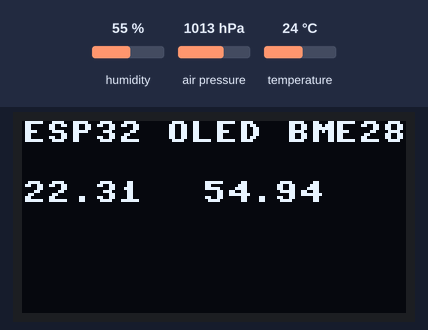
Bench run of a program on a simulated ESP32 board running MicroPython. Parts: 128×64 one-colour display. Inputs (shaded band) come from the test bench; at power-on: humidity 55 %, air pressure 1013 hPa, temperature 24 °C. Random numbers come from a fixed seed; no radio messages arrive unless stated (any console line starting 'radio sent:' is added by the test bench); the clock reads 2024-03-15 10:24:30 at power-on unless the program sets it; library files of the repository ran but are not shown: BME280.py, ssd1306.py, ulora.py; what the program prints to the serial console is not drawn.

Above: at 0.6 s.

The program:

main.py
```python
from cayennelpp import CayenneLPP
import utime, time
import machine
import BME280
import ssd1306
from machine import SoftI2C,SoftSPI
from ulora import TTN, uLoRa
from time import sleep

#led = machine.Pin(5, machine.Pin.OUT)
#led.value(1)
# Refer to device pinout / schematics diagrams for pin details
# heltec

# init ic2 object
i2c = SoftI2C(scl=machine.Pin(15), sda=machine.Pin(4))  # heltec 5/4

oled_width = 128
oled_height = 64
oled = ssd1306.SSD1306_I2C(oled_width, oled_height, i2c)

LORA_CS = const(18)
LORA_SCK = const(5)
LORA_MOSI = const(27)
LORA_MISO = const(19)
LORA_IRQ = const(26)
LORA_RST = const(14)
LORA_DATARATE = "SF12BW125"  # Choose from several available

# From TTN console for device
DEVADDR = bytearray([0x00, 0x00, 0x00, 0x6E])
NWKEY = bytearray([0x00, 0x00, 0x00, 0x2B, 0x7E, 0x15, 0x16, 0xA6, 0x09, 0xCF, 0xAB, 0xF7, 0x15, 0x88, 0x4F, 0x3C])
APP = bytearray([0x00, 0x00, 0x00, 0x2B, 0x7E, 0x15, 0xD2, 0xA6, 0xAB, 0xF7, 0xCF, 0x4F, 0x3C, 0x15, 0x88, 0x09])


TTN_CONFIG = TTN(DEVADDR, NWKEY, APP, country="AS")

FPORT = 1

lora = uLoRa(
    cs=LORA_CS,
    sck=LORA_SCK,
    mosi=LORA_MOSI,
    miso=LORA_MISO,
    irq=LORA_IRQ,
    rst=LORA_RST,
    ttn_config=TTN_CONFIG,
    datarate=LORA_DATARATE,
    fport=FPORT
)
# SENSOR
temp = 0
pres = 0
hum = 0

counter = 0

while True:
    bme = BME280.BME280(i2c=i2c)
    temp = bme.temperature
    hum = bme.humidity
    pres = bme.pressure
    print(temp)
    print(pres)
    print(hum)

    oled.fill(0)
    sleep(.5)
    oled.text('ESP32 OLED BME280', 0, 0)
    oled.text(temp, 0, 20)
    oled.text(hum, 60, 20)
    #oled.text(counter, 0, 40)
    oled.show()

    c = CayenneLPP()
    c.addTemperature(1, float(temp))  # Add temperature read to channel 1
    c.addRelativeHumidity(2, float(hum))  # Add relative humidity read to channel 2
    c.addBarometricPressure(3, float(pres)*100)  # Add another temperature read to channel 3

    data = c.getBuffer()  # Get bytes
    lora.frame_counter = counter
    lora.send_data(data, len(data), lora.frame_counter)
    time.sleep(30)
    counter += 1
```

cayennelpp.py
```python
__author__ = __maintainer__ = "Helder Moreira"
__license__ = "MIT"
__version__ = "1.0.0"

# TYPE: [IPSO OBJ, SIZE(S)]
TYPE = {
    'LPP_DIGITAL_INPUT': [3200, 1],
    'LPP_DIGITAL_OUTPUT': [3201, 1],
    'LPP_ANALOG_INPUT': [3202, 2],
    'LPP_ANALOG_OUTPUT': [3203, 2],
    'LPP_LUMINOSITY': [3301, 2],
    'LPP_PRESENCE': [3302, 1],
    'LPP_TEMPERATURE': [3303, 2],
    'LPP_RELATIVE_HUMIDITY': [3304, 1],
    'LPP_ACCELEROMETER': [3313, (2, 2, 2)],
    'LPP_BAROMETRIC_PRESSURE': [3315, 2],
    'LPP_GYROMETER': [3334, (2, 2, 2)],
    'LPP_GPS': [3336, (3, 3, 3)],
}


def to_bytes(value, size):
    if value > pow(2, 8 * size):
        raise OverflowError('int too big to convert')
    b = bytearray()
    for i in range(size - 1, -1, -1):
        b.append((value >> (i * 8)) & 0x00ff)
    return b


class CayenneLPP(object):
    def __init__(self, maxsize=0):
        self._maxsize = maxsize
        self.reset()

    def _add_to_buffer(self, dtype, channel, *value):
        try:
            data_type, data_size = TYPE[dtype]
            if type(data_size) == int:
                data_size = (data_size,)
            temp_buff = bytearray()
            temp_buff.append(channel)
            temp_buff.append(data_type - 3200)

            for i in range(0, len(data_size)):
                # temp_buff+=int(value[i]).to_bytes(data_size[i],'big')  #NOT FULLY IMPLEMENTED IN MICROPYTHON
                temp_buff += to_bytes(int(value[i]), data_size[i])

            assert self._maxsize == 0 or self.getSize() + len(temp_buff) <= self._maxsize
            self._buffer += temp_buff
            return True
        except:
            return False

    def reset(self):
        self._buffer = bytearray()

    def getSize(self):
        return len(self._buffer)

    def getBuffer(self):
        return self._buffer

    def copy(self, buf):
        self._buffer = buf

    def addDigitalInput(self, channel, value):
        return self._add_to_buffer('LPP_DIGITAL_INPUT',
                                   channel,
                                   value)

    def addDigitalOutput(self, channel, value):
        return self._add_to_buffer('LPP_DIGITAL_OUTPUT',
                                   channel,
                                   value)

    def addAnalogInput(self, channel, value):
        return self._add_to_buffer('LPP_ANALOG_INPUT',
                                   channel,
                                   round(value, 2) * 100)

    def addAnalogOutput(self, channel, value):
        return self._add_to_buffer('LPP_ANALOG_OUTPUT',
                                   channel,
                                   round(value, 2) * 100)

    def addLuminosity(self, channel, value):
        return self._add_to_buffer('LPP_LUMINOSITY',
                                   channel,
                                   value)

    def addPresence(self, channel, value):
        return self._add_to_buffer('LPP_PRESENCE',
                                   channel,
                                   value)

    def addTemperature(self, channel, value):
        return self._add_to_buffer('LPP_TEMPERATURE',
                                   channel,
                                   round(value, 1) * 10)

    def addRelativeHumidity(self, channel, value):
        return self._add_to_buffer('LPP_RELATIVE_HUMIDITY',
                                   channel,
                                   round(value * 2))

    def addBarometricPressure(self, channel, value):
        return self._add_to_buffer('LPP_BAROMETRIC_PRESSURE',
                                   channel,
                                   round(value, 1) * 0.1)

    def addAccelerometer(self, channel, x, y, z):
        return self._add_to_buffer('LPP_ACCELEROMETER',
                                   channel,
                                   round(x, 3) * 1000,
                                   round(y, 3) * 1000,
                                   round(z, 3) * 1000)

    def addGyrometer(self, channel, x, y, z):
        return self._add_to_buffer('LPP_BAROMETRIC_PRESSURE',
                                   channel,
                                   round(x, 2) * 100,
                                   round(y, 2) * 100,
                                   round(z, 2) * 100)

    def addGPS(self, channel, latitude, longitude, meters):
        return self._add_to_buffer('LPP_GPS',
                                   channel,
                                   round(latitude, 4) * 10000,
                                   round(longitude, 4) * 10000,
                                   round(meters, 2) * 100)
```

ttn_as.py
```python
# (licence header left out)
"""
`ttn_as.py`
======================================================
AS920 The Things Network Frequency Plans
* Author(s): Brent Rubell


TTN_FREQS = {0: (0xe6, 0xCC, 0xF4), # 868.1 MHz
             1: (0xe6, 0xD9, 0xC0), # 868.3 MHz
             2: (0xe6, 0x8C, 0xF3), # 863.5 MHz
             3: (0xe6, 0x99, 0xC0), # 867.1 MHz
             4: (0xe6, 0xA6, 0x8D), # 867.3 MHz
             5: (0xe6, 0xB3, 0x5A), # 867.5 MHz
             6: (0xe6, 0xC0, 0x27), # 867.7 MHz
             7: (0xe6, 0x80, 0x27)} # 867.9 MHz

TTN_FREQS = {0: (0xe6, 0xCC, 0xF4), # 868.1 MHz  (923.2 Mhz)
             1: (0xe6, 0xD9, 0xC0), # 868.3 MHz  (923.4 Mhz)
             2: (0xe6, 0x8C, 0xF3), # 863.5 MHz  (922.2 Mhz)
             3: (0xe6, 0x99, 0xC0), # 867.1 MHz  (922.4 Mhz)
             4: (0xe6, 0xA6, 0x8D), # 867.3 MHz  (922.6 Mhz)
             5: (0xe6, 0xB3, 0x5A), # 867.5 MHz  (922.8 Mhz)
             6: (0xe6, 0xC0, 0x27), # 867.7 MHz  (923.0 Mhz)
             7: (0xe6, 0x80, 0x27)} # 867.9 MHz  (922.0 Mhz)

"""

#AS2

TTN_FREQS = {0: (0xe6, 0xCC, 0xF4), # 923.2 Mhz
             1: (0xe6, 0xD9, 0xC0), # 923.4 Mhz
             2: (0xe6, 0xe6, 0x66), # 923.6 Mhz
             3: (0xe6, 0xf3, 0x33), # 923.8 Mhz
             4: (0xe7, 0x00, 0x00), # 924.0 Mhz
             5: (0xe7, 0x0C, 0xCC), # 924.2 Mhz
             6: (0xe7, 0x19, 0x99), # 924.4 Mhz
             7: (0xe7, 0x26, 0x66)} # 924.6 Mhz
```

Source omitted: ulora_encryption.py (14160 bytes)
